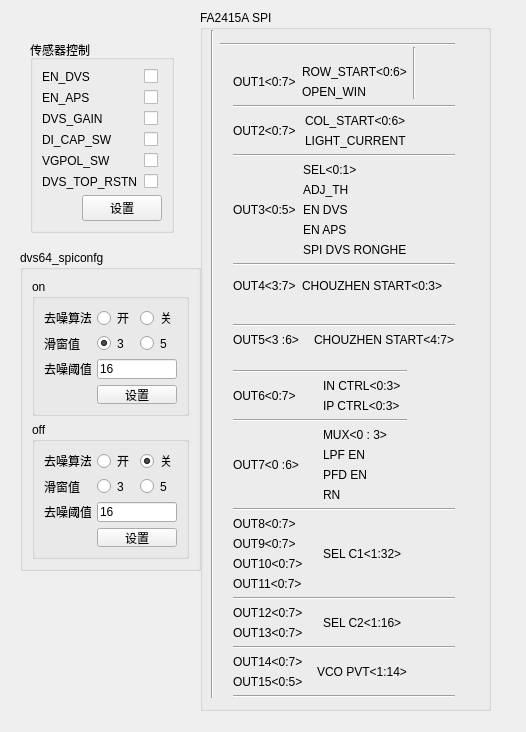
<?xml version="1.0" encoding="UTF-8"?>
<ui version="4.0">
 <class>command_window</class>
 <widget class="QWidget" name="command_window">
  <property name="geometry">
   <rect>
    <x>0</x>
    <y>0</y>
    <width>526</width>
    <height>732</height>
   </rect>
  </property>
  <property name="windowTitle">
   <string>Form</string>
  </property>
  <widget class="QGroupBox" name="groupBox">
   <property name="geometry">
    <rect>
     <x>30</x>
     <y>40</y>
     <width>144</width>
     <height>193</height>
    </rect>
   </property>
   <property name="title">
    <string>传感器控制</string>
   </property>
   <layout class="QGridLayout" name="gridLayout_2">
    <item row="0" column="0" colspan="2">
     <layout class="QGridLayout" name="gridLayout">
      <item row="0" column="0">
       <widget class="QLabel" name="label">
        <property name="text">
         <string>EN_DVS</string>
        </property>
       </widget>
      </item>
      <item row="0" column="1">
       <widget class="QCheckBox" name="EN_DVS_CB">
        <property name="text">
         <string/>
        </property>
        <property name="tristate">
         <bool>false</bool>
        </property>
       </widget>
      </item>
      <item row="1" column="0">
       <widget class="QLabel" name="label_2">
        <property name="text">
         <string>EN_APS</string>
        </property>
       </widget>
      </item>
      <item row="1" column="1">
       <widget class="QCheckBox" name="EN_APS_CB">
        <property name="text">
         <string/>
        </property>
       </widget>
      </item>
      <item row="2" column="0">
       <widget class="QLabel" name="label_3">
        <property name="text">
         <string>DVS_GAIN</string>
        </property>
       </widget>
      </item>
      <item row="2" column="1">
       <widget class="QCheckBox" name="DVS_GAIN_CB">
        <property name="text">
         <string/>
        </property>
       </widget>
      </item>
      <item row="3" column="0">
       <widget class="QLabel" name="label_4">
        <property name="text">
         <string>DI_CAP_SW</string>
        </property>
       </widget>
      </item>
      <item row="3" column="1">
       <widget class="QCheckBox" name="DI_CAP_SW_CB">
        <property name="text">
         <string/>
        </property>
       </widget>
      </item>
      <item row="4" column="0">
       <widget class="QLabel" name="label_5">
        <property name="text">
         <string>VGPOL_SW</string>
        </property>
       </widget>
      </item>
      <item row="4" column="1">
       <widget class="QCheckBox" name="VGPOL_SW_CB">
        <property name="text">
         <string/>
        </property>
       </widget>
      </item>
      <item row="5" column="0">
       <widget class="QLabel" name="label_6">
        <property name="text">
         <string>DVS_TOP_RSTN</string>
        </property>
       </widget>
      </item>
      <item row="5" column="1">
       <widget class="QCheckBox" name="DVS_TOP_RSTN_CB">
        <property name="text">
         <string/>
        </property>
       </widget>
      </item>
     </layout>
    </item>
    <item row="1" column="0">
     <spacer name="horizontalSpacer">
      <property name="orientation">
       <enum>Qt::Horizontal</enum>
      </property>
      <property name="sizeHint" stdset="0">
       <size>
        <width>40</width>
        <height>20</height>
       </size>
      </property>
     </spacer>
    </item>
    <item row="1" column="1">
     <widget class="QPushButton" name="cmd_set_pB">
      <property name="text">
       <string>设置</string>
      </property>
     </widget>
    </item>
   </layout>
  </widget>
  <widget class="QGroupBox" name="groupBox_2">
   <property name="geometry">
    <rect>
     <x>200</x>
     <y>10</y>
     <width>291</width>
     <height>701</height>
    </rect>
   </property>
   <property name="title">
    <string>FA2415A SPI</string>
   </property>
   <widget class="QWidget" name="layoutWidget">
    <property name="geometry">
     <rect>
      <x>11</x>
      <y>20</y>
      <width>244</width>
      <height>668</height>
     </rect>
    </property>
    <layout class="QGridLayout" name="gridLayout_13">
     <item row="0" column="0" rowspan="28">
      <widget class="Line" name="line_12">
       <property name="orientation">
        <enum>Qt::Vertical</enum>
       </property>
      </widget>
     </item>
     <item row="0" column="1" rowspan="2" colspan="4">
      <widget class="Line" name="line_13">
       <property name="orientation">
        <enum>Qt::Horizontal</enum>
       </property>
      </widget>
     </item>
     <item row="1" column="3" rowspan="2" colspan="2">
      <widget class="Line" name="line_11">
       <property name="orientation">
        <enum>Qt::Vertical</enum>
       </property>
      </widget>
     </item>
     <item row="2" column="2">
      <layout class="QGridLayout" name="gridLayout_3">
       <item row="0" column="0" rowspan="2">
        <widget class="QLabel" name="label_7">
         <property name="text">
          <string>OUT1&lt;0:7&gt;</string>
         </property>
        </widget>
       </item>
       <item row="0" column="1">
        <widget class="QLabel" name="label_22">
         <property name="text">
          <string>ROW_START&lt;0:6&gt;</string>
         </property>
        </widget>
       </item>
       <item row="1" column="1">
        <widget class="QLabel" name="label_23">
         <property name="text">
          <string>OPEN_WIN</string>
         </property>
        </widget>
       </item>
      </layout>
     </item>
     <item row="3" column="2" colspan="3">
      <widget class="Line" name="line">
       <property name="orientation">
        <enum>Qt::Horizontal</enum>
       </property>
      </widget>
     </item>
     <item row="4" column="2" rowspan="2">
      <layout class="QGridLayout" name="gridLayout_4">
       <item row="1" column="1">
        <widget class="QLabel" name="label_25">
         <property name="text">
          <string>LIGHT_CURRENT</string>
         </property>
        </widget>
       </item>
       <item row="0" column="1">
        <widget class="QLabel" name="label_24">
         <property name="text">
          <string>COL_START&lt;0:6&gt;</string>
         </property>
        </widget>
       </item>
       <item row="0" column="0" rowspan="2">
        <widget class="QLabel" name="label_8">
         <property name="text">
          <string>OUT2&lt;0:7&gt;</string>
         </property>
        </widget>
       </item>
      </layout>
     </item>
     <item row="6" column="2" colspan="3">
      <widget class="Line" name="line_2">
       <property name="orientation">
        <enum>Qt::Horizontal</enum>
       </property>
      </widget>
     </item>
     <item row="7" column="2" rowspan="2">
      <layout class="QGridLayout" name="gridLayout_5">
       <item row="0" column="1">
        <widget class="QLabel" name="label_26">
         <property name="text">
          <string>SEL&lt;0:1&gt;</string>
         </property>
        </widget>
       </item>
       <item row="1" column="1">
        <widget class="QLabel" name="label_29">
         <property name="text">
          <string>ADJ_TH</string>
         </property>
        </widget>
       </item>
       <item row="2" column="0">
        <widget class="QLabel" name="label_9">
         <property name="text">
          <string>OUT3&lt;0:5&gt;</string>
         </property>
        </widget>
       </item>
       <item row="2" column="1">
        <widget class="QLabel" name="label_28">
         <property name="text">
          <string>EN DVS</string>
         </property>
        </widget>
       </item>
       <item row="3" column="1">
        <widget class="QLabel" name="label_27">
         <property name="text">
          <string>EN APS</string>
         </property>
        </widget>
       </item>
       <item row="4" column="1">
        <widget class="QLabel" name="label_30">
         <property name="text">
          <string>SPI DVS RONGHE</string>
         </property>
        </widget>
       </item>
      </layout>
     </item>
     <item row="9" column="2" colspan="3">
      <widget class="Line" name="line_3">
       <property name="orientation">
        <enum>Qt::Horizontal</enum>
       </property>
      </widget>
     </item>
     <item row="10" column="2" rowspan="2" colspan="2">
      <layout class="QGridLayout" name="gridLayout_6">
       <item row="0" column="0">
        <widget class="QLabel" name="label_10">
         <property name="text">
          <string>OUT4&lt;3:7&gt;</string>
         </property>
        </widget>
       </item>
       <item row="0" column="1">
        <widget class="QLabel" name="label_33">
         <property name="text">
          <string>CHOUZHEN START&lt;0:3&gt;</string>
         </property>
        </widget>
       </item>
      </layout>
     </item>
     <item row="13" column="2" colspan="3">
      <widget class="Line" name="line_4">
       <property name="orientation">
        <enum>Qt::Horizontal</enum>
       </property>
      </widget>
     </item>
     <item row="14" column="2" colspan="3">
      <layout class="QGridLayout" name="gridLayout_7">
       <item row="0" column="0">
        <widget class="QLabel" name="label_11">
         <property name="text">
          <string>OUT5&lt;3 :6&gt;</string>
         </property>
        </widget>
       </item>
       <item row="0" column="1">
        <widget class="QLabel" name="label_32">
         <property name="text">
          <string>CHOUZHEN START&lt;4:7&gt;</string>
         </property>
        </widget>
       </item>
      </layout>
     </item>
     <item row="16" column="2">
      <layout class="QGridLayout" name="gridLayout_12">
       <item row="1" column="1">
        <widget class="QLabel" name="label_31">
         <property name="text">
          <string>IN CTRL&lt;0:3&gt;</string>
         </property>
        </widget>
       </item>
       <item row="1" column="0" rowspan="2">
        <widget class="QLabel" name="label_12">
         <property name="text">
          <string>OUT6&lt;0:7&gt;</string>
         </property>
        </widget>
       </item>
       <item row="2" column="1">
        <widget class="QLabel" name="label_34">
         <property name="text">
          <string>IP CTRL&lt;0:3&gt;</string>
         </property>
        </widget>
       </item>
       <item row="0" column="0" colspan="2">
        <widget class="Line" name="line_5">
         <property name="orientation">
          <enum>Qt::Horizontal</enum>
         </property>
        </widget>
       </item>
       <item row="3" column="0" colspan="2">
        <widget class="Line" name="line_6">
         <property name="orientation">
          <enum>Qt::Horizontal</enum>
         </property>
        </widget>
       </item>
      </layout>
     </item>
     <item row="17" column="2">
      <layout class="QGridLayout" name="gridLayout_8">
       <item row="3" column="1">
        <widget class="QLabel" name="label_40">
         <property name="text">
          <string>RN</string>
         </property>
        </widget>
       </item>
       <item row="1" column="1">
        <widget class="QLabel" name="label_36">
         <property name="text">
          <string>LPF EN</string>
         </property>
        </widget>
       </item>
       <item row="1" column="0" rowspan="2">
        <widget class="QLabel" name="label_13">
         <property name="text">
          <string>OUT7&lt;0 :6&gt;</string>
         </property>
        </widget>
       </item>
       <item row="2" column="1">
        <widget class="QLabel" name="label_35">
         <property name="text">
          <string>PFD EN</string>
         </property>
        </widget>
       </item>
       <item row="0" column="1">
        <widget class="QLabel" name="label_37">
         <property name="text">
          <string>MUX&lt;0 : 3&gt;</string>
         </property>
        </widget>
       </item>
      </layout>
     </item>
     <item row="18" column="2" colspan="3">
      <widget class="Line" name="line_7">
       <property name="orientation">
        <enum>Qt::Horizontal</enum>
       </property>
      </widget>
     </item>
     <item row="19" column="2" rowspan="2">
      <layout class="QGridLayout" name="gridLayout_9">
       <item row="0" column="0">
        <widget class="QLabel" name="label_14">
         <property name="text">
          <string>OUT8&lt;0:7&gt;</string>
         </property>
        </widget>
       </item>
       <item row="3" column="0">
        <widget class="QLabel" name="label_17">
         <property name="text">
          <string>OUT11&lt;0:7&gt;</string>
         </property>
        </widget>
       </item>
       <item row="2" column="0">
        <widget class="QLabel" name="label_16">
         <property name="text">
          <string>OUT10&lt;0:7&gt;</string>
         </property>
        </widget>
       </item>
       <item row="1" column="0">
        <widget class="QLabel" name="label_15">
         <property name="text">
          <string>OUT9&lt;0:7&gt;</string>
         </property>
        </widget>
       </item>
       <item row="1" column="1" rowspan="2">
        <widget class="QLabel" name="label_38">
         <property name="text">
          <string>SEL C1&lt;1:32&gt;</string>
         </property>
        </widget>
       </item>
      </layout>
     </item>
     <item row="21" column="2" colspan="3">
      <widget class="Line" name="line_8">
       <property name="orientation">
        <enum>Qt::Horizontal</enum>
       </property>
      </widget>
     </item>
     <item row="22" column="2" rowspan="2">
      <layout class="QGridLayout" name="gridLayout_10">
       <item row="1" column="0">
        <widget class="QLabel" name="label_19">
         <property name="text">
          <string>OUT13&lt;0:7&gt;</string>
         </property>
        </widget>
       </item>
       <item row="0" column="0">
        <widget class="QLabel" name="label_18">
         <property name="text">
          <string>OUT12&lt;0:7&gt;</string>
         </property>
        </widget>
       </item>
       <item row="0" column="1" rowspan="2">
        <widget class="QLabel" name="label_39">
         <property name="text">
          <string>SEL C2&lt;1:16&gt;</string>
         </property>
        </widget>
       </item>
      </layout>
     </item>
     <item row="24" column="2" colspan="3">
      <widget class="Line" name="line_9">
       <property name="orientation">
        <enum>Qt::Horizontal</enum>
       </property>
      </widget>
     </item>
     <item row="25" column="2" rowspan="2">
      <layout class="QGridLayout" name="gridLayout_11">
       <item row="0" column="1" rowspan="2">
        <widget class="QLabel" name="label_41">
         <property name="text">
          <string>VCO PVT&lt;1:14&gt;</string>
         </property>
        </widget>
       </item>
       <item row="1" column="0">
        <widget class="QLabel" name="label_21">
         <property name="text">
          <string>OUT15&lt;0:5&gt;</string>
         </property>
        </widget>
       </item>
       <item row="0" column="0">
        <widget class="QLabel" name="label_20">
         <property name="text">
          <string>OUT14&lt;0:7&gt;</string>
         </property>
        </widget>
       </item>
      </layout>
     </item>
     <item row="27" column="2" colspan="3">
      <widget class="Line" name="line_10">
       <property name="orientation">
        <enum>Qt::Horizontal</enum>
       </property>
      </widget>
     </item>
    </layout>
   </widget>
  </widget>
  <widget class="QGroupBox" name="groupBox_3">
   <property name="geometry">
    <rect>
     <x>20</x>
     <y>250</y>
     <width>181</width>
     <height>321</height>
    </rect>
   </property>
   <property name="title">
    <string>dvs64_spiconfg</string>
   </property>
   <layout class="QGridLayout" name="gridLayout_18">
    <item row="0" column="0">
     <widget class="QGroupBox" name="groupBox_4">
      <property name="title">
       <string>on</string>
      </property>
      <layout class="QGridLayout" name="gridLayout_15">
       <item row="0" column="0">
        <layout class="QGridLayout" name="gridLayout_14">
         <item row="0" column="0" colspan="2">
          <widget class="QLabel" name="label_42">
           <property name="text">
            <string>去噪算法</string>
           </property>
          </widget>
         </item>
         <item row="0" column="2">
          <widget class="QRadioButton" name="on_Denos_on_rB">
           <property name="text">
            <string>开</string>
           </property>
           <property name="checked">
            <bool>false</bool>
           </property>
          </widget>
         </item>
         <item row="0" column="3">
          <widget class="QRadioButton" name="on_Denos_off_rB">
           <property name="text">
            <string>关</string>
           </property>
           <property name="checked">
            <bool>false</bool>
           </property>
          </widget>
         </item>
         <item row="1" column="0" colspan="2">
          <widget class="QLabel" name="label_43">
           <property name="text">
            <string>滑窗值</string>
           </property>
          </widget>
         </item>
         <item row="1" column="2">
          <widget class="QRadioButton" name="on_SlidWD_3_rB">
           <property name="text">
            <string>3</string>
           </property>
           <property name="checked">
            <bool>true</bool>
           </property>
          </widget>
         </item>
         <item row="1" column="3">
          <widget class="QRadioButton" name="on_SlidWD_5_rB">
           <property name="text">
            <string>5</string>
           </property>
          </widget>
         </item>
         <item row="2" column="0" colspan="2">
          <widget class="QLabel" name="label_44">
           <property name="text">
            <string>去噪阈值</string>
           </property>
          </widget>
         </item>
         <item row="2" column="2" colspan="2">
          <widget class="QLineEdit" name="on_DenosTrsd_lE">
           <property name="text">
            <string>16</string>
           </property>
           <property name="maxLength">
            <number>2</number>
           </property>
           <property name="placeholderText">
            <string/>
           </property>
          </widget>
         </item>
         <item row="3" column="0">
          <spacer name="horizontalSpacer_2">
           <property name="orientation">
            <enum>Qt::Horizontal</enum>
           </property>
           <property name="sizeHint" stdset="0">
            <size>
             <width>40</width>
             <height>21</height>
            </size>
           </property>
          </spacer>
         </item>
         <item row="3" column="2" colspan="2">
          <widget class="QPushButton" name="on_set_pB">
           <property name="text">
            <string>设置</string>
           </property>
          </widget>
         </item>
        </layout>
       </item>
      </layout>
     </widget>
    </item>
    <item row="1" column="0">
     <widget class="QGroupBox" name="groupBox_5">
      <property name="title">
       <string>off</string>
      </property>
      <layout class="QGridLayout" name="gridLayout_17">
       <item row="0" column="0">
        <layout class="QGridLayout" name="gridLayout_16">
         <item row="0" column="0" colspan="2">
          <widget class="QLabel" name="label_45">
           <property name="text">
            <string>去噪算法</string>
           </property>
          </widget>
         </item>
         <item row="0" column="2">
          <widget class="QRadioButton" name="off_Denos_on_rB">
           <property name="text">
            <string>开</string>
           </property>
           <property name="autoExclusive">
            <bool>true</bool>
           </property>
          </widget>
         </item>
         <item row="0" column="3">
          <widget class="QRadioButton" name="off_Denos_off_rB">
           <property name="text">
            <string>关</string>
           </property>
           <property name="checked">
            <bool>true</bool>
           </property>
          </widget>
         </item>
         <item row="1" column="0" colspan="2">
          <widget class="QLabel" name="label_46">
           <property name="text">
            <string>滑窗值</string>
           </property>
          </widget>
         </item>
         <item row="1" column="2">
          <widget class="QRadioButton" name="off_SlidWD_3_rB">
           <property name="text">
            <string>3</string>
           </property>
           <property name="checked">
            <bool>false</bool>
           </property>
          </widget>
         </item>
         <item row="1" column="3">
          <widget class="QRadioButton" name="off_SlidWD_5_rB">
           <property name="text">
            <string>5</string>
           </property>
          </widget>
         </item>
         <item row="2" column="0" colspan="2">
          <widget class="QLabel" name="label_47">
           <property name="text">
            <string>去噪阈值</string>
           </property>
          </widget>
         </item>
         <item row="2" column="2" colspan="2">
          <widget class="QLineEdit" name="off_DenosTrsd_lE">
           <property name="text">
            <string>16</string>
           </property>
           <property name="maxLength">
            <number>2</number>
           </property>
          </widget>
         </item>
         <item row="3" column="0">
          <spacer name="horizontalSpacer_3">
           <property name="orientation">
            <enum>Qt::Horizontal</enum>
           </property>
           <property name="sizeHint" stdset="0">
            <size>
             <width>40</width>
             <height>21</height>
            </size>
           </property>
          </spacer>
         </item>
         <item row="3" column="2" colspan="2">
          <widget class="QPushButton" name="off_set_pB">
           <property name="text">
            <string>设置</string>
           </property>
          </widget>
         </item>
        </layout>
       </item>
      </layout>
     </widget>
    </item>
   </layout>
  </widget>
  <zorder>groupBox_2</zorder>
  <zorder>groupBox</zorder>
  <zorder>groupBox_3</zorder>
 </widget>
 <resources/>
 <connections/>
</ui>
